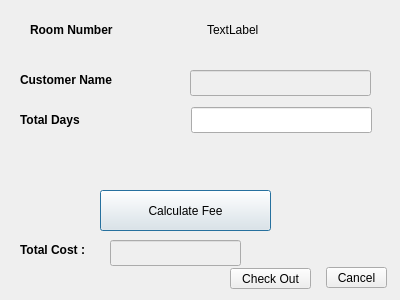
<?xml version="1.0" encoding="UTF-8"?>
<ui version="4.0">
 <class>CheckOutDialog</class>
 <widget class="QDialog" name="CheckOutDialog">
  <property name="geometry">
   <rect>
    <x>0</x>
    <y>0</y>
    <width>400</width>
    <height>300</height>
   </rect>
  </property>
  <property name="windowTitle">
   <string>Dialog</string>
  </property>
  <widget class="QLabel" name="roomNumber">
   <property name="geometry">
    <rect>
     <x>30</x>
     <y>20</y>
     <width>131</width>
     <height>20</height>
    </rect>
   </property>
   <property name="text">
    <string>&lt;html&gt;&lt;head/&gt;&lt;body&gt;&lt;p&gt;&lt;span style=&quot; font-weight:700;&quot;&gt;Room Number&lt;/span&gt;&lt;/p&gt;&lt;/body&gt;&lt;/html&gt;</string>
   </property>
  </widget>
  <widget class="QLabel" name="labelRoomNumber">
   <property name="geometry">
    <rect>
     <x>207</x>
     <y>20</y>
     <width>63</width>
     <height>20</height>
    </rect>
   </property>
   <property name="text">
    <string>TextLabel</string>
   </property>
  </widget>
  <widget class="QLabel" name="labelCustomerName">
   <property name="geometry">
    <rect>
     <x>20</x>
     <y>70</y>
     <width>141</width>
     <height>20</height>
    </rect>
   </property>
   <property name="text">
    <string>&lt;html&gt;&lt;head/&gt;&lt;body&gt;&lt;p&gt;&lt;span style=&quot; font-weight:700;&quot;&gt;Customer Name&lt;/span&gt;&lt;/p&gt;&lt;/body&gt;&lt;/html&gt;</string>
   </property>
  </widget>
  <widget class="QLineEdit" name="lineEditCustomerName">
   <property name="enabled">
    <bool>false</bool>
   </property>
   <property name="geometry">
    <rect>
     <x>190</x>
     <y>70</y>
     <width>181</width>
     <height>26</height>
    </rect>
   </property>
  </widget>
  <widget class="QLabel" name="labelTotalDays">
   <property name="geometry">
    <rect>
     <x>20</x>
     <y>110</y>
     <width>121</width>
     <height>20</height>
    </rect>
   </property>
   <property name="text">
    <string>&lt;html&gt;&lt;head/&gt;&lt;body&gt;&lt;p&gt;&lt;span style=&quot; font-weight:700;&quot;&gt;Total Days&lt;/span&gt;&lt;/p&gt;&lt;/body&gt;&lt;/html&gt;</string>
   </property>
  </widget>
  <widget class="QLineEdit" name="lineEditTotalDays">
   <property name="geometry">
    <rect>
     <x>191</x>
     <y>107</y>
     <width>181</width>
     <height>26</height>
    </rect>
   </property>
  </widget>
  <widget class="QPushButton" name="pushButtonCalculateFee">
   <property name="geometry">
    <rect>
     <x>100</x>
     <y>190</y>
     <width>171</width>
     <height>41</height>
    </rect>
   </property>
   <property name="text">
    <string>Calculate Fee</string>
   </property>
  </widget>
  <widget class="QLineEdit" name="lineEditTotalCost">
   <property name="enabled">
    <bool>false</bool>
   </property>
   <property name="geometry">
    <rect>
     <x>110</x>
     <y>240</y>
     <width>131</width>
     <height>26</height>
    </rect>
   </property>
  </widget>
  <widget class="QLabel" name="labelTotalCost">
   <property name="geometry">
    <rect>
     <x>20</x>
     <y>240</y>
     <width>81</width>
     <height>20</height>
    </rect>
   </property>
   <property name="text">
    <string>&lt;html&gt;&lt;head/&gt;&lt;body&gt;&lt;p&gt;&lt;span style=&quot; font-weight:700;&quot;&gt;Total Cost :&lt;/span&gt;&lt;/p&gt;&lt;/body&gt;&lt;/html&gt;</string>
   </property>
  </widget>
  <widget class="QPushButton" name="pushButtonCheckOut">
   <property name="geometry">
    <rect>
     <x>230</x>
     <y>268</y>
     <width>81</width>
     <height>21</height>
    </rect>
   </property>
   <property name="text">
    <string>Check Out</string>
   </property>
  </widget>
  <widget class="QPushButton" name="pushButtonCancel">
   <property name="geometry">
    <rect>
     <x>326</x>
     <y>267</y>
     <width>61</width>
     <height>21</height>
    </rect>
   </property>
   <property name="text">
    <string>Cancel</string>
   </property>
  </widget>
 </widget>
 <resources/>
 <connections/>
</ui>
